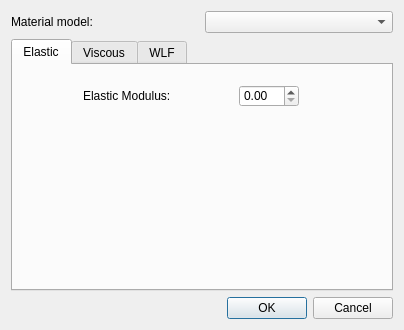
<?xml version="1.0" encoding="UTF-8"?>
<ui version="4.0">
 <class>DlgNewMaterial</class>
 <widget class="QDialog" name="DlgNewMaterial">
  <property name="geometry">
   <rect>
    <x>0</x>
    <y>0</y>
    <width>404</width>
    <height>330</height>
   </rect>
  </property>
  <property name="windowTitle">
   <string>Dialog</string>
  </property>
  <layout class="QVBoxLayout" name="verticalLayout">
   <item>
    <layout class="QHBoxLayout" name="horizontalLayout">
     <item>
      <widget class="QLabel" name="label">
       <property name="text">
        <string>Material model:</string>
       </property>
      </widget>
     </item>
     <item>
      <widget class="QComboBox" name="cB_materialModel"/>
     </item>
    </layout>
   </item>
   <item>
    <widget class="QTabWidget" name="tabWidget">
     <property name="currentIndex">
      <number>0</number>
     </property>
     <widget class="QWidget" name="tab_elastic">
      <attribute name="title">
       <string>Elastic</string>
      </attribute>
      <widget class="QWidget" name="">
       <property name="geometry">
        <rect>
         <x>70</x>
         <y>20</y>
         <width>218</width>
         <height>22</height>
        </rect>
       </property>
       <layout class="QHBoxLayout" name="horizontalLayout_6">
        <item>
         <widget class="QLabel" name="label_6">
          <property name="minimumSize">
           <size>
            <width>150</width>
            <height>0</height>
           </size>
          </property>
          <property name="maximumSize">
           <size>
            <width>150</width>
            <height>16777215</height>
           </size>
          </property>
          <property name="text">
           <string>Elastic Modulus:</string>
          </property>
         </widget>
        </item>
        <item>
         <widget class="QDoubleSpinBox" name="dSB_ElasticModulus">
          <property name="minimumSize">
           <size>
            <width>60</width>
            <height>0</height>
           </size>
          </property>
          <property name="maximumSize">
           <size>
            <width>60</width>
            <height>16777215</height>
           </size>
          </property>
         </widget>
        </item>
       </layout>
      </widget>
     </widget>
     <widget class="QWidget" name="tab_viscous">
      <attribute name="title">
       <string>Viscous</string>
      </attribute>
      <layout class="QGridLayout" name="gridLayout">
       <item row="0" column="0">
        <layout class="QVBoxLayout" name="verticalLayout_2">
         <item>
          <layout class="QHBoxLayout" name="horizontalLayout_2">
           <item>
            <widget class="QLabel" name="label_2">
             <property name="minimumSize">
              <size>
               <width>150</width>
               <height>0</height>
              </size>
             </property>
             <property name="maximumSize">
              <size>
               <width>150</width>
               <height>16777215</height>
              </size>
             </property>
             <property name="text">
              <string>Number of Terms: </string>
             </property>
            </widget>
           </item>
           <item>
            <widget class="QSpinBox" name="sB_numOfTerms">
             <property name="minimumSize">
              <size>
               <width>60</width>
               <height>0</height>
              </size>
             </property>
             <property name="maximumSize">
              <size>
               <width>60</width>
               <height>16777215</height>
              </size>
             </property>
             <property name="minimum">
              <number>1</number>
             </property>
             <property name="maximum">
              <number>10</number>
             </property>
            </widget>
           </item>
          </layout>
         </item>
         <item>
          <widget class="QTableWidget" name="viscousTableWidget"/>
         </item>
        </layout>
       </item>
      </layout>
     </widget>
     <widget class="QWidget" name="tab_WLF">
      <attribute name="title">
       <string>WLF</string>
      </attribute>
      <layout class="QGridLayout" name="gridLayout_2">
       <item row="0" column="0">
        <layout class="QVBoxLayout" name="verticalLayout_3">
         <item>
          <layout class="QHBoxLayout" name="horizontalLayout_3">
           <item>
            <widget class="QLabel" name="label_3">
             <property name="minimumSize">
              <size>
               <width>150</width>
               <height>0</height>
              </size>
             </property>
             <property name="text">
              <string>c1:</string>
             </property>
            </widget>
           </item>
           <item>
            <widget class="QDoubleSpinBox" name="dSB_c1">
             <property name="minimumSize">
              <size>
               <width>60</width>
               <height>0</height>
              </size>
             </property>
             <property name="maximumSize">
              <size>
               <width>60</width>
               <height>16777215</height>
              </size>
             </property>
            </widget>
           </item>
          </layout>
         </item>
         <item>
          <layout class="QHBoxLayout" name="horizontalLayout_4">
           <item>
            <widget class="QLabel" name="label_4">
             <property name="minimumSize">
              <size>
               <width>150</width>
               <height>0</height>
              </size>
             </property>
             <property name="text">
              <string>c2:</string>
             </property>
            </widget>
           </item>
           <item>
            <widget class="QDoubleSpinBox" name="dSB_c2">
             <property name="minimumSize">
              <size>
               <width>60</width>
               <height>0</height>
              </size>
             </property>
             <property name="maximumSize">
              <size>
               <width>60</width>
               <height>16777215</height>
              </size>
             </property>
            </widget>
           </item>
          </layout>
         </item>
         <item>
          <layout class="QHBoxLayout" name="horizontalLayout_5">
           <item>
            <widget class="QLabel" name="label_5">
             <property name="minimumSize">
              <size>
               <width>150</width>
               <height>0</height>
              </size>
             </property>
             <property name="text">
              <string>Reference Temperature:</string>
             </property>
            </widget>
           </item>
           <item>
            <widget class="QDoubleSpinBox" name="dSB_Tref">
             <property name="minimumSize">
              <size>
               <width>60</width>
               <height>0</height>
              </size>
             </property>
             <property name="maximumSize">
              <size>
               <width>60</width>
               <height>16777215</height>
              </size>
             </property>
            </widget>
           </item>
          </layout>
         </item>
        </layout>
       </item>
      </layout>
     </widget>
    </widget>
   </item>
   <item>
    <widget class="QDialogButtonBox" name="buttonBox">
     <property name="orientation">
      <enum>Qt::Horizontal</enum>
     </property>
     <property name="standardButtons">
      <set>QDialogButtonBox::Cancel|QDialogButtonBox::Ok</set>
     </property>
    </widget>
   </item>
  </layout>
 </widget>
 <resources/>
 <connections>
  <connection>
   <sender>buttonBox</sender>
   <signal>accepted()</signal>
   <receiver>DlgNewMaterial</receiver>
   <slot>accept()</slot>
   <hints>
    <hint type="sourcelabel">
     <x>248</x>
     <y>254</y>
    </hint>
    <hint type="destinationlabel">
     <x>157</x>
     <y>274</y>
    </hint>
   </hints>
  </connection>
  <connection>
   <sender>buttonBox</sender>
   <signal>rejected()</signal>
   <receiver>DlgNewMaterial</receiver>
   <slot>reject()</slot>
   <hints>
    <hint type="sourcelabel">
     <x>316</x>
     <y>260</y>
    </hint>
    <hint type="destinationlabel">
     <x>286</x>
     <y>274</y>
    </hint>
   </hints>
  </connection>
 </connections>
</ui>
